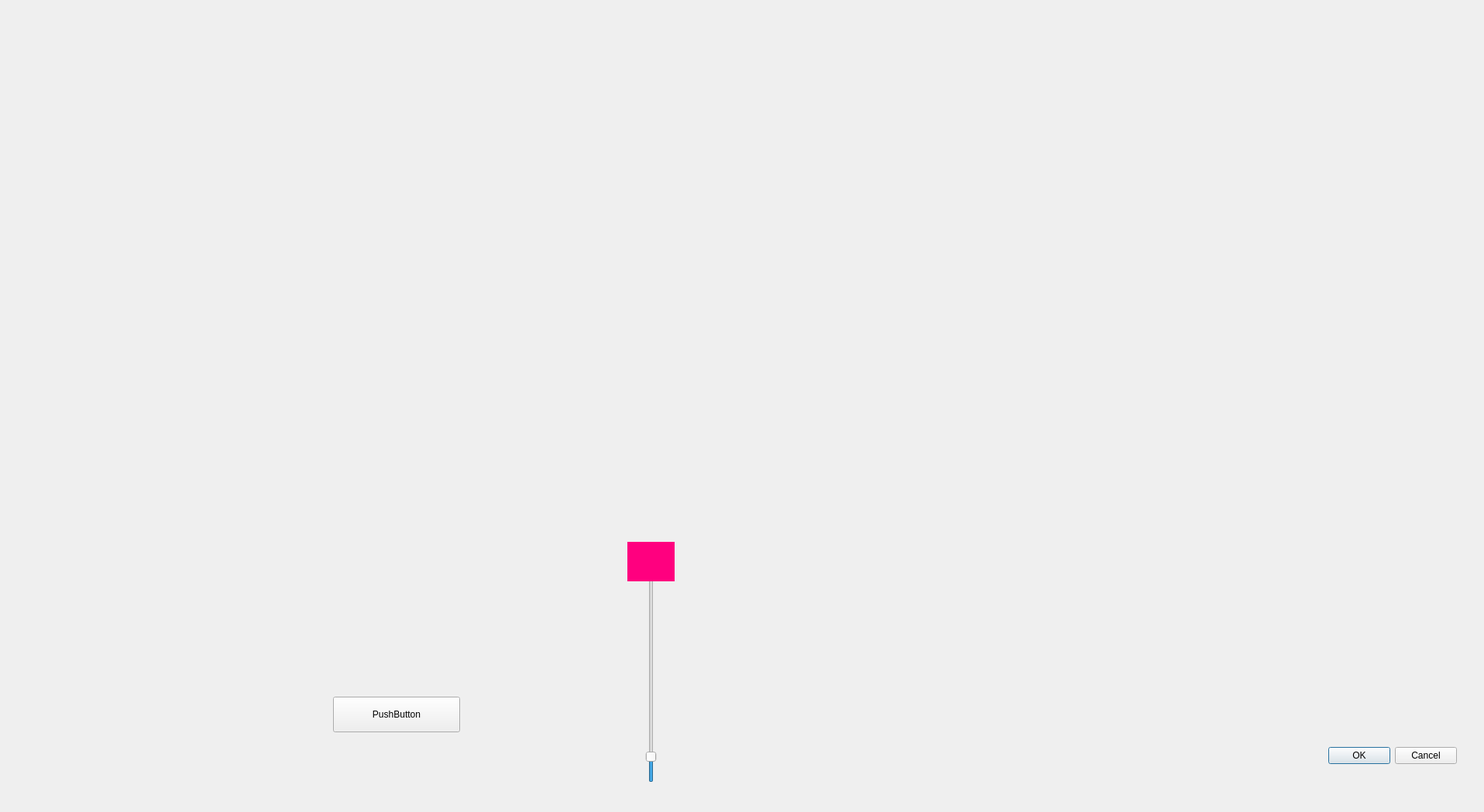
<?xml version="1.0" encoding="UTF-8"?>
<ui version="4.0">
 <class>Dialog</class>
 <widget class="QDialog" name="Dialog">
  <property name="geometry">
   <rect>
    <x>0</x>
    <y>0</y>
    <width>1916</width>
    <height>1049</height>
   </rect>
  </property>
  <property name="windowTitle">
   <string>Dialog</string>
  </property>
  <widget class="QDialogButtonBox" name="buttonBox">
   <property name="geometry">
    <rect>
     <x>1540</x>
     <y>960</y>
     <width>341</width>
     <height>32</height>
    </rect>
   </property>
   <property name="orientation">
    <enum>Qt::Horizontal</enum>
   </property>
   <property name="standardButtons">
    <set>QDialogButtonBox::Cancel|QDialogButtonBox::Ok</set>
   </property>
  </widget>
  <widget class="CustomWidget" name="widget" native="true">
   <property name="geometry">
    <rect>
     <x>50</x>
     <y>30</y>
     <width>1761</width>
     <height>561</height>
    </rect>
   </property>
  </widget>
  <widget class="QPushButton" name="button">
   <property name="geometry">
    <rect>
     <x>430</x>
     <y>900</y>
     <width>164</width>
     <height>46</height>
    </rect>
   </property>
   <property name="text">
    <string>PushButton</string>
   </property>
  </widget>
  <widget class="QSlider" name="slider">
   <property name="geometry">
    <rect>
     <x>810</x>
     <y>740</y>
     <width>61</width>
     <height>271</height>
    </rect>
   </property>
   <property name="sliderPosition">
    <number>10</number>
   </property>
   <property name="orientation">
    <enum>Qt::Vertical</enum>
   </property>
  </widget>
  <widget class="QPlainTextEdit" name="text">
   <property name="geometry">
    <rect>
     <x>810</x>
     <y>700</y>
     <width>61</width>
     <height>51</height>
    </rect>
   </property>
   <property name="palette">
    <palette>
     <active>
      <colorrole role="WindowText">
       <brush brushstyle="SolidPattern">
        <color alpha="255">
         <red>255</red>
         <green>255</green>
         <blue>255</blue>
        </color>
       </brush>
      </colorrole>
      <colorrole role="Button">
       <brush brushstyle="SolidPattern">
        <color alpha="255">
         <red>85</red>
         <green>85</green>
         <blue>127</blue>
        </color>
       </brush>
      </colorrole>
      <colorrole role="Light">
       <brush brushstyle="SolidPattern">
        <color alpha="255">
         <red>127</red>
         <green>127</green>
         <blue>191</blue>
        </color>
       </brush>
      </colorrole>
      <colorrole role="Midlight">
       <brush brushstyle="SolidPattern">
        <color alpha="255">
         <red>106</red>
         <green>106</green>
         <blue>159</blue>
        </color>
       </brush>
      </colorrole>
      <colorrole role="Dark">
       <brush brushstyle="SolidPattern">
        <color alpha="255">
         <red>42</red>
         <green>42</green>
         <blue>63</blue>
        </color>
       </brush>
      </colorrole>
      <colorrole role="Mid">
       <brush brushstyle="SolidPattern">
        <color alpha="255">
         <red>56</red>
         <green>56</green>
         <blue>84</blue>
        </color>
       </brush>
      </colorrole>
      <colorrole role="Text">
       <brush brushstyle="SolidPattern">
        <color alpha="255">
         <red>255</red>
         <green>255</green>
         <blue>255</blue>
        </color>
       </brush>
      </colorrole>
      <colorrole role="BrightText">
       <brush brushstyle="SolidPattern">
        <color alpha="255">
         <red>255</red>
         <green>255</green>
         <blue>255</blue>
        </color>
       </brush>
      </colorrole>
      <colorrole role="ButtonText">
       <brush brushstyle="SolidPattern">
        <color alpha="255">
         <red>255</red>
         <green>255</green>
         <blue>255</blue>
        </color>
       </brush>
      </colorrole>
      <colorrole role="Base">
       <brush brushstyle="SolidPattern">
        <color alpha="255">
         <red>255</red>
         <green>0</green>
         <blue>127</blue>
        </color>
       </brush>
      </colorrole>
      <colorrole role="Window">
       <brush brushstyle="SolidPattern">
        <color alpha="255">
         <red>85</red>
         <green>85</green>
         <blue>127</blue>
        </color>
       </brush>
      </colorrole>
      <colorrole role="Shadow">
       <brush brushstyle="SolidPattern">
        <color alpha="255">
         <red>0</red>
         <green>0</green>
         <blue>0</blue>
        </color>
       </brush>
      </colorrole>
      <colorrole role="AlternateBase">
       <brush brushstyle="SolidPattern">
        <color alpha="255">
         <red>42</red>
         <green>42</green>
         <blue>63</blue>
        </color>
       </brush>
      </colorrole>
      <colorrole role="ToolTipBase">
       <brush brushstyle="SolidPattern">
        <color alpha="255">
         <red>255</red>
         <green>255</green>
         <blue>220</blue>
        </color>
       </brush>
      </colorrole>
      <colorrole role="ToolTipText">
       <brush brushstyle="SolidPattern">
        <color alpha="255">
         <red>0</red>
         <green>0</green>
         <blue>0</blue>
        </color>
       </brush>
      </colorrole>
     </active>
     <inactive>
      <colorrole role="WindowText">
       <brush brushstyle="SolidPattern">
        <color alpha="255">
         <red>255</red>
         <green>255</green>
         <blue>255</blue>
        </color>
       </brush>
      </colorrole>
      <colorrole role="Button">
       <brush brushstyle="SolidPattern">
        <color alpha="255">
         <red>85</red>
         <green>85</green>
         <blue>127</blue>
        </color>
       </brush>
      </colorrole>
      <colorrole role="Light">
       <brush brushstyle="SolidPattern">
        <color alpha="255">
         <red>127</red>
         <green>127</green>
         <blue>191</blue>
        </color>
       </brush>
      </colorrole>
      <colorrole role="Midlight">
       <brush brushstyle="SolidPattern">
        <color alpha="255">
         <red>106</red>
         <green>106</green>
         <blue>159</blue>
        </color>
       </brush>
      </colorrole>
      <colorrole role="Dark">
       <brush brushstyle="SolidPattern">
        <color alpha="255">
         <red>42</red>
         <green>42</green>
         <blue>63</blue>
        </color>
       </brush>
      </colorrole>
      <colorrole role="Mid">
       <brush brushstyle="SolidPattern">
        <color alpha="255">
         <red>56</red>
         <green>56</green>
         <blue>84</blue>
        </color>
       </brush>
      </colorrole>
      <colorrole role="Text">
       <brush brushstyle="SolidPattern">
        <color alpha="255">
         <red>255</red>
         <green>255</green>
         <blue>255</blue>
        </color>
       </brush>
      </colorrole>
      <colorrole role="BrightText">
       <brush brushstyle="SolidPattern">
        <color alpha="255">
         <red>255</red>
         <green>255</green>
         <blue>255</blue>
        </color>
       </brush>
      </colorrole>
      <colorrole role="ButtonText">
       <brush brushstyle="SolidPattern">
        <color alpha="255">
         <red>255</red>
         <green>255</green>
         <blue>255</blue>
        </color>
       </brush>
      </colorrole>
      <colorrole role="Base">
       <brush brushstyle="SolidPattern">
        <color alpha="255">
         <red>255</red>
         <green>0</green>
         <blue>127</blue>
        </color>
       </brush>
      </colorrole>
      <colorrole role="Window">
       <brush brushstyle="SolidPattern">
        <color alpha="255">
         <red>85</red>
         <green>85</green>
         <blue>127</blue>
        </color>
       </brush>
      </colorrole>
      <colorrole role="Shadow">
       <brush brushstyle="SolidPattern">
        <color alpha="255">
         <red>0</red>
         <green>0</green>
         <blue>0</blue>
        </color>
       </brush>
      </colorrole>
      <colorrole role="AlternateBase">
       <brush brushstyle="SolidPattern">
        <color alpha="255">
         <red>42</red>
         <green>42</green>
         <blue>63</blue>
        </color>
       </brush>
      </colorrole>
      <colorrole role="ToolTipBase">
       <brush brushstyle="SolidPattern">
        <color alpha="255">
         <red>255</red>
         <green>255</green>
         <blue>220</blue>
        </color>
       </brush>
      </colorrole>
      <colorrole role="ToolTipText">
       <brush brushstyle="SolidPattern">
        <color alpha="255">
         <red>0</red>
         <green>0</green>
         <blue>0</blue>
        </color>
       </brush>
      </colorrole>
     </inactive>
     <disabled>
      <colorrole role="WindowText">
       <brush brushstyle="SolidPattern">
        <color alpha="255">
         <red>42</red>
         <green>42</green>
         <blue>63</blue>
        </color>
       </brush>
      </colorrole>
      <colorrole role="Button">
       <brush brushstyle="SolidPattern">
        <color alpha="255">
         <red>85</red>
         <green>85</green>
         <blue>127</blue>
        </color>
       </brush>
      </colorrole>
      <colorrole role="Light">
       <brush brushstyle="SolidPattern">
        <color alpha="255">
         <red>127</red>
         <green>127</green>
         <blue>191</blue>
        </color>
       </brush>
      </colorrole>
      <colorrole role="Midlight">
       <brush brushstyle="SolidPattern">
        <color alpha="255">
         <red>106</red>
         <green>106</green>
         <blue>159</blue>
        </color>
       </brush>
      </colorrole>
      <colorrole role="Dark">
       <brush brushstyle="SolidPattern">
        <color alpha="255">
         <red>42</red>
         <green>42</green>
         <blue>63</blue>
        </color>
       </brush>
      </colorrole>
      <colorrole role="Mid">
       <brush brushstyle="SolidPattern">
        <color alpha="255">
         <red>56</red>
         <green>56</green>
         <blue>84</blue>
        </color>
       </brush>
      </colorrole>
      <colorrole role="Text">
       <brush brushstyle="SolidPattern">
        <color alpha="255">
         <red>42</red>
         <green>42</green>
         <blue>63</blue>
        </color>
       </brush>
      </colorrole>
      <colorrole role="BrightText">
       <brush brushstyle="SolidPattern">
        <color alpha="255">
         <red>255</red>
         <green>255</green>
         <blue>255</blue>
        </color>
       </brush>
      </colorrole>
      <colorrole role="ButtonText">
       <brush brushstyle="SolidPattern">
        <color alpha="255">
         <red>42</red>
         <green>42</green>
         <blue>63</blue>
        </color>
       </brush>
      </colorrole>
      <colorrole role="Base">
       <brush brushstyle="SolidPattern">
        <color alpha="255">
         <red>85</red>
         <green>85</green>
         <blue>127</blue>
        </color>
       </brush>
      </colorrole>
      <colorrole role="Window">
       <brush brushstyle="SolidPattern">
        <color alpha="255">
         <red>85</red>
         <green>85</green>
         <blue>127</blue>
        </color>
       </brush>
      </colorrole>
      <colorrole role="Shadow">
       <brush brushstyle="SolidPattern">
        <color alpha="255">
         <red>0</red>
         <green>0</green>
         <blue>0</blue>
        </color>
       </brush>
      </colorrole>
      <colorrole role="AlternateBase">
       <brush brushstyle="SolidPattern">
        <color alpha="255">
         <red>85</red>
         <green>85</green>
         <blue>127</blue>
        </color>
       </brush>
      </colorrole>
      <colorrole role="ToolTipBase">
       <brush brushstyle="SolidPattern">
        <color alpha="255">
         <red>255</red>
         <green>255</green>
         <blue>220</blue>
        </color>
       </brush>
      </colorrole>
      <colorrole role="ToolTipText">
       <brush brushstyle="SolidPattern">
        <color alpha="255">
         <red>0</red>
         <green>0</green>
         <blue>0</blue>
        </color>
       </brush>
      </colorrole>
     </disabled>
    </palette>
   </property>
   <property name="font">
    <font>
     <strikeout>false</strikeout>
    </font>
   </property>
   <property name="focusPolicy">
    <enum>Qt::NoFocus</enum>
   </property>
   <property name="autoFillBackground">
    <bool>false</bool>
   </property>
   <property name="frameShape">
    <enum>QFrame::NoFrame</enum>
   </property>
   <property name="frameShadow">
    <enum>QFrame::Plain</enum>
   </property>
   <property name="lineWidth">
    <number>0</number>
   </property>
   <property name="midLineWidth">
    <number>-5</number>
   </property>
   <property name="plainText">
    <string/>
   </property>
   <property name="overwriteMode">
    <bool>false</bool>
   </property>
   <property name="backgroundVisible">
    <bool>false</bool>
   </property>
   <property name="centerOnScroll">
    <bool>false</bool>
   </property>
  </widget>
 </widget>
 <customwidgets>
  <customwidget>
   <class>CustomWidget</class>
   <extends>QWidget</extends>
   <header>plott.h</header>
   <container>1</container>
  </customwidget>
 </customwidgets>
 <resources/>
 <connections>
  <connection>
   <sender>buttonBox</sender>
   <signal>accepted()</signal>
   <receiver>Dialog</receiver>
   <slot>accept()</slot>
   <hints>
    <hint type="sourcelabel">
     <x>248</x>
     <y>254</y>
    </hint>
    <hint type="destinationlabel">
     <x>157</x>
     <y>274</y>
    </hint>
   </hints>
  </connection>
  <connection>
   <sender>buttonBox</sender>
   <signal>rejected()</signal>
   <receiver>Dialog</receiver>
   <slot>reject()</slot>
   <hints>
    <hint type="sourcelabel">
     <x>316</x>
     <y>260</y>
    </hint>
    <hint type="destinationlabel">
     <x>286</x>
     <y>274</y>
    </hint>
   </hints>
  </connection>
 </connections>
</ui>
